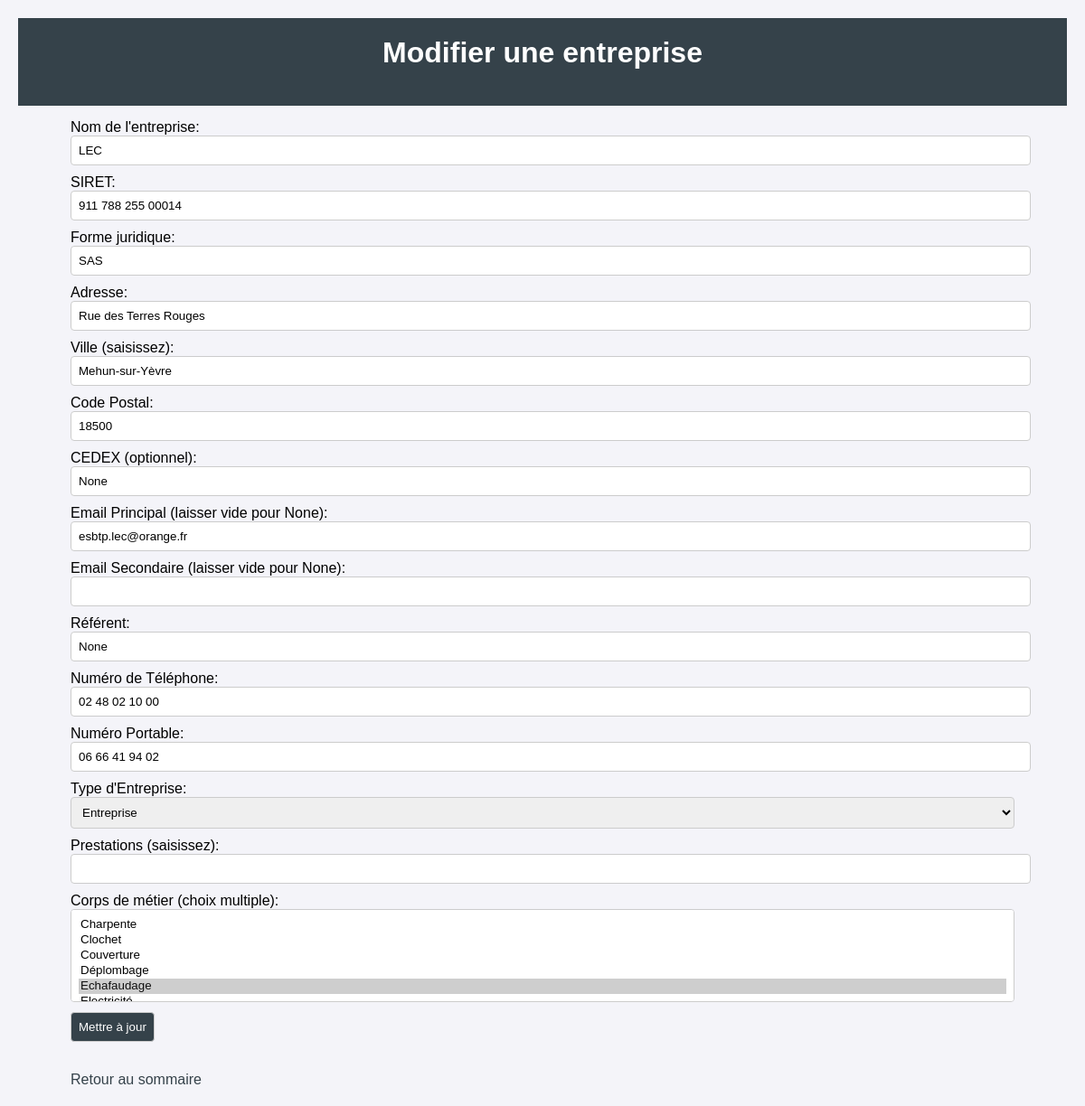
/entreprise/edit/5, run on the app's committed database.
### tables this page shows
CREATE TABLE entreprise (
    id_entreprise INTEGER PRIMARY KEY AUTOINCREMENT,
    nom_entreprise TEXT NOT NULL,
    siret TEXT NOT NULL UNIQUE,
    adresse TEXT NOT NULL,  -- Regroupe rue + numéro
    id_ville INTEGER NOT NULL,  -- L’entreprise est rattachée à une ville
    id_cp INTEGER,  -- Le code postal de référence (optionnel si CEDEX utilisé)
    id_cedex INTEGER,  -- Si l'entreprise est en CEDEX
    email_principal TEXT UNIQUE,
    email_secondaire TEXT,
    referent TEXT,
    numero_telephone TEXT,
    numero_portable TEXT,
    id_type_entreprise INTEGER NOT NULL,
    prestations TEXT, forme_juridique VARCHAR(50),
    FOREIGN KEY (id_ville) REFERENCES villes(id_ville) ON DELETE CASCADE,
    FOREIGN KEY (id_cp) REFERENCES code_postal(id_cp) ON DELETE CASCADE,
    FOREIGN KEY (id_cedex) REFERENCES cedex(id_cedex) ON DELETE CASCADE,
    FOREIGN KEY (id_type_entreprise) REFERENCES type_entreprise(id_type_entreprise) ON DELETE CASCADE
);

CREATE TABLE villes (
    id_ville INTEGER PRIMARY KEY AUTOINCREMENT,
    nom_ville TEXT NOT NULL
);

CREATE TABLE code_postal (
    id_cp INTEGER PRIMARY KEY AUTOINCREMENT,
    code_postal TEXT NOT NULL UNIQUE
);

CREATE TABLE type_entreprise (
    id_type_entreprise INTEGER PRIMARY KEY AUTOINCREMENT,
    nom_type_entreprise TEXT UNIQUE NOT NULL
);

### routes/entreprise.py (the view, shortened to what this page needs)
@entreprise.route('/edit/<int:enterprise_id>', methods=['GET', 'POST'])
def edit_enterprise(enterprise_id):
    enterprise = get_enterprise(enterprise_id)
    if not enterprise:
        flash("Entreprise non trouvée!")
        return redirect(url_for('main.index'))
    conn = get_db()
    cursor = conn.cursor()
    try:
        cursor.execute("SELECT nom_ville FROM villes WHERE id_ville = ?", (enterprise['id_ville'],))
        ville_row = cursor.fetchone()
        if ville_row:
            ville_nom = ville_row['nom_ville']
        else:
            ville_nom = ""
        cursor.execute("SELECT code_postal FROM code_postal WHERE id_cp = ?", (enterprise['id_cp'],))
        cp_row = cursor.fetchone()
        if cp_row:
            code_postal = cp_row['code_postal']
        else:
            code_postal = ""
    finally:
        close_db(conn)
    current_cm = get_enterprise_corps_metiers(enterprise_id)
    villes = get_villes()
    types = get_types_entreprise()
    corps_metiers = get_corps_metiers()
    prestations_list = get_prestations()
    return render_template('edit_enterprise.html',
                          enterprise=enterprise,
                          villes=villes,
                          types=types,
                          corps_metiers=corps_metiers,
                          prestations_list=prestations_list,
                          current_cm=current_cm,
                          ville_nom=ville_nom,
                          code_postal=code_postal)

### database.py (called while the page is built)
def get_db():
    conn = sqlite3.connect(DATABASE)
    conn.row_factory = sqlite3.Row  # Pour accéder aux colonnes par nom
    return conn

### models/entreprise.py (called while the page is built)
def get_types_entreprise():
    conn = get_db()
    cursor = conn.cursor()
    try:
        cursor.execute("SELECT id_type_entreprise, nom_type_entreprise FROM type_entreprise ORDER BY nom_type_entreprise")
        return cursor.fetchall()
    finally:
        close_db(conn)

def get_corps_metiers():
    conn = get_db()
    cursor = conn.cursor()
    try:
        cursor.execute("SELECT id_corps_metier, nom_corps_metier FROM corps_metier ORDER BY nom_corps_metier")
        return cursor.fetchall()
    finally:
        close_db(conn)

def get_villes():
    conn = get_db()
    cursor = conn.cursor()
    try:
        cursor.execute("SELECT DISTINCT nom_ville FROM villes ORDER BY nom_ville")
        return [row["nom_ville"] for row in cursor.fetchall()]
    finally:
        close_db(conn)

def get_prestations():
    conn = get_db()
    cursor = conn.cursor()
    try:
        cursor.execute("SELECT DISTINCT prestations FROM entreprise WHERE prestations IS NOT NULL AND prestations <> '' ORDER BY prestations")
        return [row["prestations"] for row in cursor.fetchall()]
    finally:
        close_db(conn)

def get_enterprise(enterprise_id):
    conn = get_db()
    cursor = conn.cursor()
    try:
        cursor.execute("SELECT * FROM entreprise WHERE id_entreprise = ?", (enterprise_id,))
        return cursor.fetchone()
    finally:
        close_db(conn)

def get_enterprise_corps_metiers(enterprise_id):
    conn = get_db()
    cursor = conn.cursor()
    try:
        cursor.execute("SELECT id_corps_metier FROM entreprise_corps_metier WHERE id_entreprise = ?", (enterprise_id,))
        return [str(row["id_corps_metier"]) for row in cursor.fetchall()]
    finally:
        close_db(conn)

### templates/edit_enterprise.html (shortened to what this page needs)
{% extends "base.html" %}
{% block header %}Modifier une entreprise{% endblock %}
{% block content %}
<form method="post">
  <label>Nom de l'entreprise:</label>
  <input type="text" name="nom_entreprise" value="{{ enterprise['nom_entreprise'] }}" required>
  <label>SIRET:</label>
  <input type="text" name="siret" value="{{ enterprise['siret'] }}">
  <label>Forme juridique:</label>
  <input type="text" name="forme_juridique" value="{{ enterprise['forme_juridique'] or '' }}" placeholder="SARL, SAS, SA, EURL, etc.">
  <label>Adresse:</label>
  <input type="text" name="adresse" value="{{ enterprise['adresse'] }}">
  <label>Ville (saisissez):</label>
  <input type="text" name="ville" list="villes" value="{{ ville_nom }}">
  <label>Code Postal:</label>
  <input type="text" name="id_cp" value="{{ code_postal }}">
  <label>CEDEX (optionnel):</label>
  <input type="text" name="id_cedex" value="{{ enterprise['id_cedex'] }}">
  <label>Email Principal (laisser vide pour None):</label>
  <input type="email" name="email_principal" value="{{ enterprise['email_principal'] or '' }}">
  <label>Email Secondaire (laisser vide pour None):</label>
  <input type="email" name="email_secondaire" value="{{ enterprise['email_secondaire'] or '' }}">
  <label>Référent:</label>
  <input type="text" name="referent" value="{{ enterprise['referent'] }}">
  <label>Numéro de Téléphone:</label>
  <input type="text" name="numero_telephone" value="{{ enterprise['numero_telephone'] }}">
  <label>Numéro Portable:</label>
  <input type="text" name="numero_portable" value="{{ enterprise['numero_portable'] }}">
  <label>Type d'Entreprise:</label>
  <select name="id_type_entreprise">
    {% for t in types %}
      <option value="{{ t['id_type_entreprise'] }}"
        {% if t['id_type_entreprise'] == enterprise['id_type_entreprise'] %}selected{% endif %}>
        {{ t['nom_type_entreprise'] }}
      </option>
    {% endfor %}
  </select>
  <label>Prestations (saisissez):</label>
  <input type="text" name="prestations" list="prestations" value="{{ enterprise['prestations'] or '' }}">
  <label>Corps de métier (choix multiple):</label>
  <select name="corps_metier" multiple size="5">
    {% for cm in corps_metiers %}
      <option value="{{ cm['id_corps_metier'] }}"
        {% if cm['id_corps_metier']|string in current_cm %}selected{% endif %}>
        {{ cm['nom_corps_metier'] }}
      </option>
    {% endfor %}
  </select>
  <br>
  <input type="submit" value="Mettre à jour">
</form>
<br>
<a href="{{ url_for('main.index') }}" class="back-link">Retour au sommaire</a>
{% endblock %}

### static/css/main.css (style rules this page uses)
body { font-family: Arial, sans-serif; background-color: #f4f4f9; margin: 0; padding: 20px; }
form { margin-top: 15px; }
input[type="text"], input[type="email"], select { width: 100%; padding: 8px; margin-bottom: 10px; border: 1px solid #ccc; border-radius: 4px; }
input[type="submit"], button[type="submit"] { background: #35424a; color: #fff; padding: 10px 15px; border: none; border-radius: 4px; cursor: pointer; }
select, input[type="submit"] { padding: 8px; margin-right: 10px; border: 1px solid #ccc; border-radius: 4px; }
a { color: #35424a; text-decoration: none; }
.back-link { display: inline-block; margin-top: 15px; }

### data on the page
entreprise: nom_entreprise "LEC", siret "911 788 255 00014", forme_juridique "SAS", adresse "Rue des Terres Rouges", email_principal "esbtp.lec@orange.fr", referent "None", numero_telephone "02 48 02 10 00", numero_portable "06 66 41 94 02", id_type_entreprise "Entreprise"
villes: ville "Mehun-sur-Yèvre"
code_postal: id_cp "18500"

### other printed values
form field corps_metier "Charpente / Clochet / Couverture / Déplombage / Echafaudage ☑"
